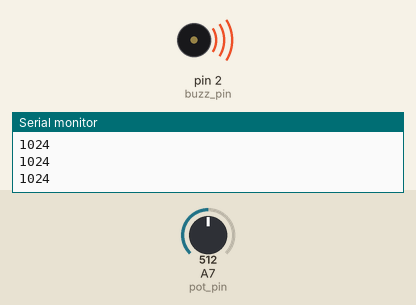
Recording of a sketch running on a simulated Arduino Nano, built with avr-gcc and run on an emulated ATmega328P. On the bench: buzzer (waves = sounding), the last lines printed to the serial monitor. The test bench sets the inputs (shaded band); at power-on: A7 (pot_pin) = 512.

Above: at 1.3 s.
1.4 s: A7 (pot_pin) set to 0
At 2.7 s:
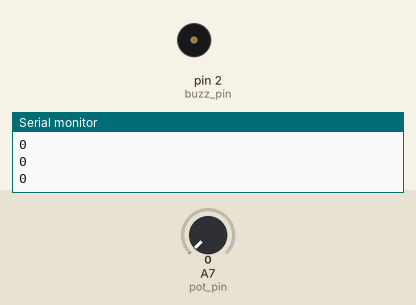
3.0 s: A7 (pot_pin) set to 122
At 3.4 s:
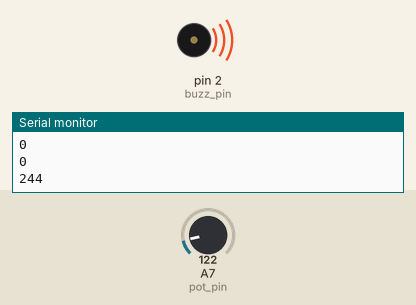
Timing chart, 0 to 6.0 s (numbered marks = the images above; inputs shaded):
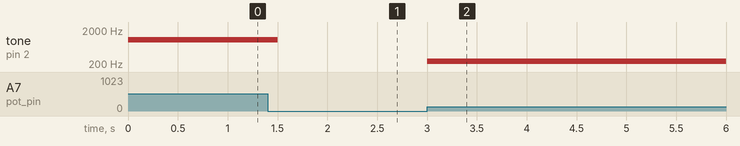

Measured:
- after the input at 1.4 s, tone on pin 2 (buzz_pin): 1024 Hz → silent after 0.10 s
- after the input at 3.0 s, tone on pin 2 (buzz_pin): silent → 244 Hz at once

The sketch:

Buzzer_beeping.ino
```cpp
int buzz_pin = 2;
int pot_pin = A7;

void setup() {
  Serial.begin(9600);
  pinMode(pot_pin, INPUT);
  pinMode(buzz_pin, OUTPUT);
  digitalWrite(buzz_pin, LOW);
}

void loop() {
  long value = analogRead(pot_pin)*2;
  Serial.println(value);
  tone(buzz_pin, value, 500); //pravouhly ton po dobu nějakou
  delay(500);
  noTone(buzz_pin); //stop tone
}
```
